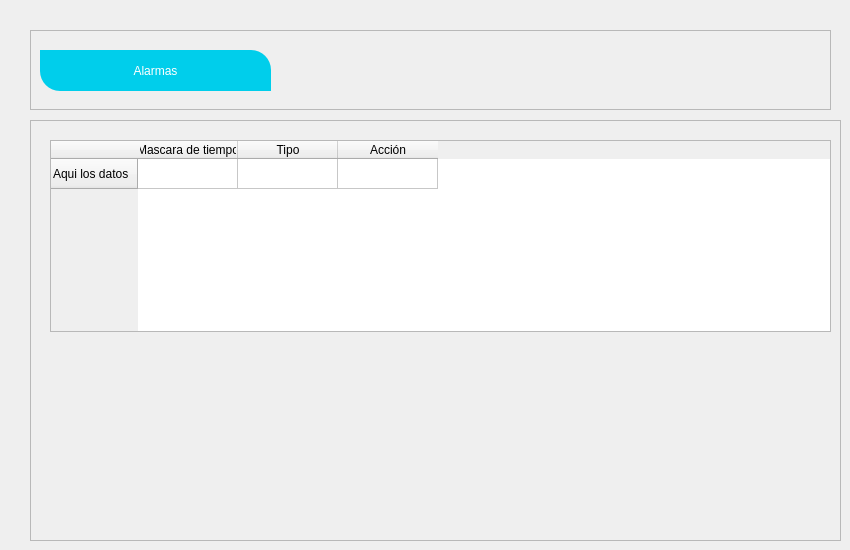
               <widget class="QWidget" name="page_alarms">
                <widget class="QFrame" name="frame_7">
                 <property name="geometry">
                  <rect>
                   <x>30</x>
                   <y>120</y>
                   <width>811</width>
                   <height>421</height>
                  </rect>
                 </property>
                 <property name="frameShape">
                  <enum>QFrame::StyledPanel</enum>
                 </property>
                 <property name="frameShadow">
                  <enum>QFrame::Raised</enum>
                 </property>
                 <widget class="QTableWidget" name="tableWidget_2">
                  <property name="geometry">
                   <rect>
                    <x>20</x>
                    <y>20</y>
                    <width>781</width>
                    <height>192</height>
                   </rect>
                  </property>
                  <row>
                   <property name="text">
                    <string>Aqui los datos</string>
                   </property>
                  </row>
                  <column>
                   <property name="text">
                    <string>Mascara de tiempo</string>
                   </property>
                  </column>
                  <column>
                   <property name="text">
                    <string>Tipo</string>
                   </property>
                  </column>
                  <column>
                   <property name="text">
                    <string>Acción</string>
                   </property>
                  </column>
                 </widget>
                </widget>
                <widget class="QFrame" name="frame_8">
                 <property name="geometry">
                  <rect>
                   <x>30</x>
                   <y>30</y>
                   <width>801</width>
                   <height>80</height>
                  </rect>
                 </property>
                 <property name="frameShape">
                  <enum>QFrame::StyledPanel</enum>
                 </property>
                 <property name="frameShadow">
                  <enum>QFrame::Raised</enum>
                 </property>
                 <widget class="QLabel" name="label_26">
                  <property name="geometry">
                   <rect>
                    <x>10</x>
                    <y>20</y>
                    <width>231</width>
                    <height>41</height>
                   </rect>
                  </property>
                  <property name="styleSheet">
                   <string notr="true">background-color: rgb(0, 206, 235);
font: 28pt &quot;Segoe UI&quot;;
border-top-right-radius: 20px;
border-bottom-left-radius:20px;
color: rgb(255,255,255);
</string>
                  </property>
                  <property name="text">
                   <string>Alarmas</string>
                  </property>
                  <property name="alignment">
                   <set>Qt::AlignCenter</set>
                  </property>
                 </widget>
                </widget>
               </widget>
